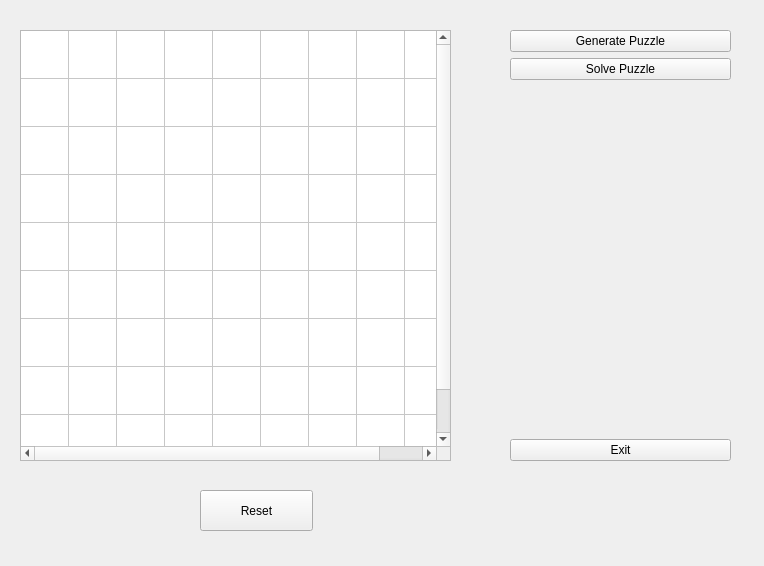
<?xml version="1.0" encoding="UTF-8"?>
<ui version="4.0">
 <class>Form</class>
 <widget class="QWidget" name="Form">
  <property name="geometry">
   <rect>
    <x>0</x>
    <y>0</y>
    <width>764</width>
    <height>566</height>
   </rect>
  </property>
  <property name="windowTitle">
   <string>Form</string>
  </property>
  <widget class="QTableWidget" name="tableWidget">
   <property name="geometry">
    <rect>
     <x>20</x>
     <y>30</y>
     <width>431</width>
     <height>431</height>
    </rect>
   </property>
   <property name="autoScroll">
    <bool>false</bool>
   </property>
   <property name="alternatingRowColors">
    <bool>false</bool>
   </property>
   <property name="textElideMode">
    <enum>Qt::ElideMiddle</enum>
   </property>
   <property name="rowCount">
    <number>9</number>
   </property>
   <property name="columnCount">
    <number>9</number>
   </property>
   <attribute name="horizontalHeaderVisible">
    <bool>false</bool>
   </attribute>
   <attribute name="horizontalHeaderDefaultSectionSize">
    <number>48</number>
   </attribute>
   <attribute name="horizontalHeaderHighlightSections">
    <bool>false</bool>
   </attribute>
   <attribute name="verticalHeaderVisible">
    <bool>false</bool>
   </attribute>
   <attribute name="verticalHeaderDefaultSectionSize">
    <number>48</number>
   </attribute>
   <attribute name="verticalHeaderHighlightSections">
    <bool>false</bool>
   </attribute>
   <row/>
   <row/>
   <row/>
   <row/>
   <row/>
   <row/>
   <row/>
   <row/>
   <row/>
   <column/>
   <column/>
   <column/>
   <column/>
   <column/>
   <column/>
   <column/>
   <column/>
   <column/>
   <item row="0" column="0">
    <property name="text">
     <string/>
    </property>
    <property name="font">
     <font>
      <pointsize>44</pointsize>
      <weight>75</weight>
      <bold>true</bold>
     </font>
    </property>
    <property name="textAlignment">
     <set>AlignCenter</set>
    </property>
    <property name="background">
     <brush brushstyle="NoBrush">
      <color alpha="255">
       <red>197</red>
       <green>197</green>
       <blue>197</blue>
      </color>
     </brush>
    </property>
    <property name="flags">
     <set>ItemIsSelectable|ItemIsEditable|ItemIsDragEnabled|ItemIsUserCheckable|ItemIsEnabled</set>
    </property>
   </item>
   <item row="0" column="1">
    <property name="text">
     <string/>
    </property>
    <property name="background">
     <brush brushstyle="NoBrush">
      <color alpha="255">
       <red>197</red>
       <green>197</green>
       <blue>197</blue>
      </color>
     </brush>
    </property>
   </item>
  </widget>
  <widget class="QWidget" name="verticalLayoutWidget">
   <property name="geometry">
    <rect>
     <x>510</x>
     <y>30</y>
     <width>221</width>
     <height>431</height>
    </rect>
   </property>
   <layout class="QVBoxLayout" name="verticalLayout">
    <item>
     <widget class="QPushButton" name="PB_gen_puzzle">
      <property name="text">
       <string>Generate Puzzle</string>
      </property>
     </widget>
    </item>
    <item>
     <widget class="QPushButton" name="PB_solve_puzzle">
      <property name="text">
       <string>Solve Puzzle</string>
      </property>
     </widget>
    </item>
    <item>
     <spacer name="verticalSpacer">
      <property name="orientation">
       <enum>Qt::Vertical</enum>
      </property>
      <property name="sizeHint" stdset="0">
       <size>
        <width>20</width>
        <height>40</height>
       </size>
      </property>
     </spacer>
    </item>
    <item>
     <widget class="QPushButton" name="PB_exit">
      <property name="text">
       <string>Exit</string>
      </property>
     </widget>
    </item>
   </layout>
  </widget>
  <widget class="QPushButton" name="PB_reset_table">
   <property name="geometry">
    <rect>
     <x>200</x>
     <y>490</y>
     <width>113</width>
     <height>41</height>
    </rect>
   </property>
   <property name="text">
    <string>Reset</string>
   </property>
  </widget>
 </widget>
 <resources/>
 <connections>
  <connection>
   <sender>PB_exit</sender>
   <signal>clicked()</signal>
   <receiver>Form</receiver>
   <slot>close()</slot>
   <hints>
    <hint type="sourcelabel">
     <x>620</x>
     <y>444</y>
    </hint>
    <hint type="destinationlabel">
     <x>381</x>
     <y>282</y>
    </hint>
   </hints>
  </connection>
 </connections>
</ui>
